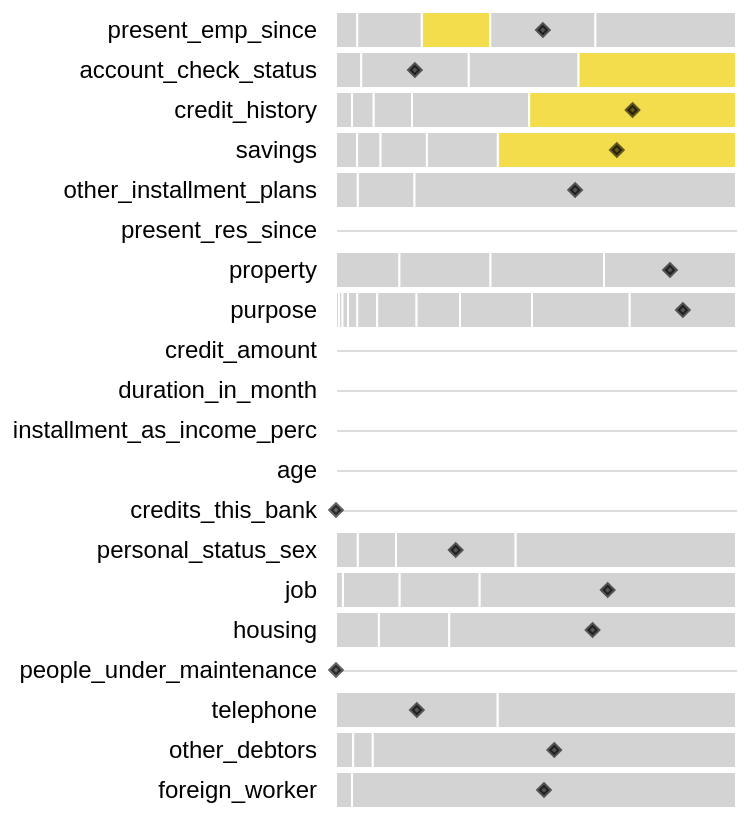

The cell this chart's notebook holds for it:
### Code cell
#qui da per scontato che ci sia per forza almeno un valore categorico e uno numerico nel dataset e se non è così si schianta
def dot_on_categories(dataframe,sort_by_rules=True):
    base =alt.Chart(
        dataframe
    ).transform_stack(
        stack='count',
        as_=['count_start','count_end'],
        groupby=['rname'],
        sort=[alt.SortField('count', 'ascending')]
    ).transform_calculate(
        midStack='(datum.count_start+datum.count_end)/2'
    )
    
    bar = base.mark_bar(stroke='white').encode(
        x='count_start:Q',
        x2='count_end:Q',
        y=alt.Y('rname:N',sort=["is_continuous", "feature_importance"]),
        detail='name:N',
        color=alt.condition('datum.is_continuous',alt.value("#f4dd4d"),alt.value('lightgrey')),
        tooltip=[alt.Tooltip('category')]
    )
    
    dot= base.mark_point(
        color='black',
        shape='diamond',
        fill='black',
        size=30
    ).encode(
        x='midStack:Q',
        y=alt.Y('rname:N',sort=["is_continuous", "feature_importance"]),
        detail='name:N',
        opacity=alt.condition('datum.inst==1',alt.value(0.6),alt.value(0))
    )

    return (bar+dot).properties(
        width=200,
    ).configure_axisX(
        disable=True
    ).configure_axisY(
        labelPadding=10,
        labelFontSize=12,
        domain=False,
        ticks=False,
        title=None
    ).configure_axis(
        grid=True
    ).configure_view(
        strokeWidth=0,
        stroke='lightgray'
    )
dot_on_categories(df_v)

### Figure 1 — Vega-Lite specification as saved in the notebook (floating-point values rounded to 4 significant figures)
{"config": {"view": {"continuousWidth": 300, "continuousHeight": 300, "stroke": "lightgray", "strokeWidth": 0}, "axis": {"grid": true}, "axisX": {"disable": true}, "axisY": {"domain": false, "labelFontSize": 12, "labelPadding": 10, "ticks": false, "title": null}}, "layer": [{"mark": {"type": "bar", "stroke": "white"}, "encoding": {"color": {"condition": {"test": "datum.is_continuous", "value": "#f4dd4d"}, "value": "lightgrey"}, "detail": {"field": "name", "type": "nominal"}, "tooltip": [{"field": "category", "type": "nominal"}], "x": {"field": "count_start", "type": "quantitative"}, "x2": {"field": "count_end"}, "y": {"field": "rname", "sort": ["is_continuous", "feature_importance"], "type": "nominal"}}, "transform": [{"groupby": ["rname"], "stack": "count", "sort": [{"field": "count", "order": "ascending"}], "as": ["count_start", "count_end"]}, {"calculate": "(datum.count_start+datum.count_end)/2", "as": "midStack"}]}, {"mark": {"type": "point", "color": "black", "fill": "black", "shape": "diamond", "size": 30}, "encoding": {"detail": {"field": "name", "type": "nominal"}, "opacity": {"condition": {"test": "datum.inst==1", "value": 0.6}, "value": 0}, "x": {"field": "midStack", "type": "quantitative"}, "y": {"field": "rname", "sort": ["is_continuous", "feature_importance"], "type": "nominal"}}, "transform": [{"groupby": ["rname"], "stack": "count", "sort": [{"field": "count", "order": "ascending"}], "as": ["count_start", "count_end"]}, {"calculate": "(datum.count_start+datum.count_end)/2", "as": "midStack"}]}], "data": {"name": "data-af59ddd11ce8da3bf68655ce2ff77dfd"}, "width": 200, "$schema": "https://vega.github.io/schema/vega-lite/v5.14.1.json", "datasets": {"data-af59ddd11ce8da3bf68655ce2ff77dfd": [{"type": "categorical", "name": "present_emp_since=... < 1 year ", "rname": "present_emp_since", "min": null, "max": null, "q1": null, "median": null, "q3": null, "mean": null, "std": null, "feature_importance": 0.06048, "category": "... < 1 year ", "count": 120.0, "inst": 0, "op": ">", "thr": 0.1385, "is_continuous": true, "thr2": null}, {"type": "categorical", "name": "account_check_status=no checking account", "rname": "account_check_status", "min": null, "max": null, "q1": null, "median": null, "q3": null, "mean": null, "std": null, "feature_importance": -0.05974, "category": "no checking account", "count": 276.0, "inst": 0, "op": ">", "thr": 0.9635, "is_continuous": true, "thr2": null}, {"type": "categorical", "name": "credit_history=critical account/ other credits existing (not at this bank)", "rname": "credit_history", "min": null, "max": null, "q1": null, "median": null, "q3": null, "mean": null, "std": null, "feature_importance": -0.04423, "category": "critical account/ other credits existing (not at this bank)", "count": 205.0, "inst": 0, "op": null, "thr": null, "is_continuous": null, "thr2": null}, {"type": "categorical", "name": "savings=.. >= 1000 DM ", "rname": "savings", "min": null, "max": null, "q1": null, "median": null, "q3": null, "mean": null, "std": null, "feature_importance": -0.03739, "category": ".. >= 1000 DM ", "count": 37.0, "inst": 0, "op": null, "thr": null, "is_continuous": null, "thr2": null}, {"type": "categorical", "name": "other_installment_plans=none", "rname": "other_installment_plans", "min": null, "max": null, "q1": null, "median": null, "q3": null, "mean": null, "std": null, "feature_importance": 0.02607, "category": "none", "count": 563.0, "inst": 1, "op": null, "thr": null, "is_continuous": null, "thr2": null}, {"type": "numeric", "name": "present_res_since", "rname": "present_res_since", "min": 1.0, "max": 4.0, "q1": 2.0, "median": 2.0, "q3": 4.0, "mean": 2.82, "std": 1.097, "feature_importance": -0.02349, "category": null, "count": null, "inst": 4, "op": null, "thr": null, "is_continuous": null, "thr2": null}, {"type": "categorical", "name": "property=real estate", "rname": "property", "min": null, "max": null, "q1": null, "median": null, "q3": null, "mean": null, "std": null, "feature_importance": -0.02094, "category": "real estate", "count": 199.0, "inst": 0, "op": null, "thr": null, "is_continuous": null, "thr2": null}, {"type": "categorical", "name": "other_installment_plans=bank", "rname": "other_installment_plans", "min": null, "max": null, "q1": null, "median": null, "q3": null, "mean": null, "std": null, "feature_importance": -0.01955, "category": "bank", "count": 99.0, "inst": 0, "op": null, "thr": null, "is_continuous": null, "thr2": null}, {"type": "categorical", "name": "savings=... < 100 DM", "rname": "savings", "min": null, "max": null, "q1": null, "median": null, "q3": null, "mean": null, "std": null, "feature_importance": -0.01674, "category": "... < 100 DM", "count": 417.0, "inst": 1, "op": "<=", "thr": 0.1153, "is_continuous": true, "thr2": null}, {"type": "categorical", "name": "purpose=car (new)", "rname": "purpose", "min": null, "max": null, "q1": null, "median": null, "q3": null, "mean": null, "std": null, "feature_importance": -0.0133, "category": "car (new)", "count": 171.0, "inst": 0, "op": null, "thr": null, "is_continuous": null, "thr2": null}, {"type": "numeric", "name": "credit_amount", "rname": "credit_amount", "min": 338.0, "max": 15940.0, "q1": 1361.0, "median": 1361.0, "q3": 3974.0, "mean": 3201.0, "std": 2675.0, "feature_importance": -0.0112, "category": null, "count": null, "inst": 1967, "op": "<=", "thr": 8927.0, "is_continuous": true, "thr2": 338.0}, {"type": "categorical", "name": "account_check_status=< 0 DM", "rname": "account_check_status", "min": null, "max": null, "q1": null, "median": null, "q3": null, "mean": null, "std": null, "feature_importance": -0.01055, "category": "< 0 DM", "count": 192.0, "inst": 0, "op": null, "thr": null, "is_continuous": null, "thr2": null}, {"type": "categorical", "name": "purpose=radio/television", "rname": "purpose", "min": null, "max": null, "q1": null, "median": null, "q3": null, "mean": null, "std": null, "feature_importance": 0.0102, "category": "radio/television", "count": 126.0, "inst": 0, "op": null, "thr": null, "is_continuous": null, "thr2": null}, {"type": "numeric", "name": "duration_in_month", "rname": "duration_in_month", "min": 4.0, "max": 60.0, "q1": 12.0, "median": 12.0, "q3": 24.0, "mean": 20.77, "std": 11.96, "feature_importance": 0.009361, "category": null, "count": null, "inst": 24, "op": null, "thr": null, "is_continuous": null, "thr2": null}, {"type": "numeric", "name": "installment_as_income_perc", "rname": "installment_as_income_perc", "min": 1.0, "max": 4.0, "q1": 2.0, "median": 2.0, "q3": 4.0, "mean": 2.939, "std": 1.124, "feature_importance": 0.009277, "category": null, "count": null, "inst": 4, "op": null, "thr": null, "is_continuous": null, "thr2": null}, {"type": "categorical", "name": "account_check_status=0 <= ... < 200 DM", "rname": "account_check_status", "min": null, "max": null, "q1": null, "median": null, "q3": null, "mean": null, "std": null, "feature_importance": -0.008943, "category": "0 <= ... < 200 DM", "count": 188.0, "inst": 1, "op": null, "thr": null, "is_continuous": null, "thr2": null}, {"type": "categorical", "name": "property=if not A121/A122 : car or other, not in attribute 6", "rname": "property", "min": null, "max": null, "q1": null, "median": null, "q3": null, "mean": null, "std": null, "feature_importance": -0.007475, "category": "if not A121/A122 : car or other, not in attribute 6", "count": 231.0, "inst": 1, "op": null, "thr": null, "is_continuous": null, "thr2": null}, {"type": "numeric", "name": "age", "rname": "age", "min": 19.0, "max": 75.0, "q1": 27.0, "median": 27.0, "q3": 41.25, "mean": 35.47, "std": 10.95, "feature_importance": -0.00717, "category": null, "count": null, "inst": 20, "op": null, "thr": null, "is_continuous": null, "thr2": null}, {"type": "categorical", "name": "property=unknown / no property", "rname": "property", "min": null, "max": null, "q1": null, "median": null, "q3": null, "mean": null, "std": null, "feature_importance": -0.007158, "category": "unknown / no property", "count": 111.0, "inst": 0, "op": null, "thr": null, "is_continuous": null, "thr2": null}, {"type": "numeric", "name": "credits_this_bank", "rname": "credits_this_bank", "min": 1.0, "max": 4.0, "q1": 1.0, "median": 1.0, "q3": 2.0, "mean": 1.403, "std": 0.5564, "feature_importance": 0.006749, "category": null, "count": null, "inst": 1, "op": null, "thr": null, "is_continuous": null, "thr2": null}, {"type": "categorical", "name": "purpose=domestic appliances", "rname": "purpose", "min": null, "max": null, "q1": null, "median": null, "q3": null, "mean": null, "std": null, "feature_importance": 0.006458, "category": "domestic appliances", "count": 186.0, "inst": 1, "op": null, "thr": null, "is_continuous": null, "thr2": null}, {"type": "categorical", "name": "savings=unknown/ no savings account", "rname": "savings", "min": null, "max": null, "q1": null, "median": null, "q3": null, "mean": null, "std": null, "feature_importance": 0.00642, "category": "unknown/ no savings account", "count": 124.0, "inst": 0, "op": null, "thr": null, "is_continuous": null, "thr2": null}, {"type": "categorical", "name": "other_installment_plans=stores", "rname": "other_installment_plans", "min": null, "max": null, "q1": null, "median": null, "q3": null, "mean": null, "std": null, "feature_importance": 0.006285, "category": "stores", "count": 38.0, "inst": 0, "op": null, "thr": null, "is_continuous": null, "thr2": null}, {"type": "categorical", "name": "personal_status_sex=male : single", "rname": "personal_status_sex", "min": null, "max": null, "q1": null, "median": null, "q3": null, "mean": null, "std": null, "feature_importance": -0.006018, "category": "male : single", "count": 386.0, "inst": 0, "op": null, "thr": null, "is_continuous": null, "thr2": null}, {"type": "categorical", "name": "credit_history=all credits at this bank paid back duly", "rname": "credit_history", "min": null, "max": null, "q1": null, "median": null, "q3": null, "mean": null, "std": null, "feature_importance": -0.00601, "category": "all credits at this bank paid back duly", "count": 38.0, "inst": 0, "op": null, "thr": null, "is_continuous": null, "thr2": null}, {"type": "categorical", "name": "job=skilled employee / official", "rname": "job", "min": null, "max": null, "q1": null, "median": null, "q3": null, "mean": null, "std": null, "feature_importance": 0.00595, "category": "skilled employee / official", "count": 449.0, "inst": 1, "op": null, "thr": null, "is_continuous": null, "thr2": null}, {"type": "categorical", "name": "housing=own", "rname": "housing", "min": null, "max": null, "q1": null, "median": null, "q3": null, "mean": null, "std": null, "feature_importance": -0.005832, "category": "own", "count": 502.0, "inst": 1, "op": null, "thr": null, "is_continuous": null, "thr2": null}, {"type": "categorical", "name": "purpose=(vacation - does not exist?)", "rname": "purpose", "min": null, "max": null, "q1": null, "median": null, "q3": null, "mean": null, "std": null, "feature_importance": -0.005346, "category": "(vacation - does not exist?)", "count": 35.0, "inst": 0, "op": null, "thr": null, "is_continuous": null, "thr2": null}, {"type": "categorical", "name": "present_emp_since=4 <= ... < 7 years", "rname": "present_emp_since", "min": null, "max": null, "q1": null, "median": null, "q3": null, "mean": null, "std": null, "feature_importance": 0.004704, "category": "4 <= ... < 7 years", "count": 113.0, "inst": 0, "op": null, "thr": null, "is_continuous": null, "thr2": null}, {"type": "categorical", "name": "savings=500 <= ... < 1000 DM ", "rname": "savings", "min": null, "max": null, "q1": null, "median": null, "q3": null, "mean": null, "std": null, "feature_importance": -0.004332, "category": "500 <= ... < 1000 DM ", "count": 41.0, "inst": 0, "op": null, "thr": null, "is_continuous": null, "thr2": null}, {"type": "categorical", "name": "present_emp_since=.. >= 7 years", "rname": "present_emp_since", "min": null, "max": null, "q1": null, "median": null, "q3": null, "mean": null, "std": null, "feature_importance": -0.0042, "category": ".. >= 7 years", "count": 184.0, "inst": 1, "op": null, "thr": null, "is_continuous": null, "thr2": null}, {"type": "categorical", "name": "personal_status_sex=female : divorced/separated/married", "rname": "personal_status_sex", "min": null, "max": null, "q1": null, "median": null, "q3": null, "mean": null, "std": null, "feature_importance": -0.003603, "category": "female : divorced/separated/married", "count": 209.0, "inst": 1, "op": null, "thr": null, "is_continuous": null, "thr2": null}, {"type": "categorical", "name": "housing=rent", "rname": "housing", "min": null, "max": null, "q1": null, "median": null, "q3": null, "mean": null, "std": null, "feature_importance": -0.003469, "category": "rent", "count": 123.0, "inst": 0, "op": null, "thr": null, "is_continuous": null, "thr2": null}, {"type": "categorical", "name": "credit_history=no credits taken/ all credits paid back duly", "rname": "credit_history", "min": null, "max": null, "q1": null, "median": null, "q3": null, "mean": null, "std": null, "feature_importance": -0.003352, "category": "no credits taken/ all credits paid back duly", "count": 28.0, "inst": 0, "op": null, "thr": null, "is_continuous": null, "thr2": null}, {"type": "categorical", "name": "personal_status_sex=male : married/widowed", "rname": "personal_status_sex", "min": null, "max": null, "q1": null, "median": null, "q3": null, "mean": null, "std": null, "feature_importance": -0.002606, "category": "male : married/widowed", "count": 67.0, "inst": 0, "op": null, "thr": null, "is_continuous": null, "thr2": null}, {"type": "categorical", "name": "personal_status_sex=male : divorced/separated", "rname": "personal_status_sex", "min": null, "max": null, "q1": null, "median": null, "q3": null, "mean": null, "std": null, "feature_importance": -0.002574, "category": "male : divorced/separated", "count": 38.0, "inst": 0, "op": null, "thr": null, "is_continuous": null, "thr2": null}, {"type": "categorical", "name": "present_emp_since=1 <= ... < 4 years", "rname": "present_emp_since", "min": null, "max": null, "q1": null, "median": null, "q3": null, "mean": null, "std": null, "feature_importance": -0.00253, "category": "1 <= ... < 4 years", "count": 246.0, "inst": 0, "op": null, "thr": null, "is_continuous": null, "thr2": null}, {"type": "categorical", "name": "property=if not A121 : building society savings agreement/ life insurance", "rname": "property", "min": null, "max": null, "q1": null, "median": null, "q3": null, "mean": null, "std": null, "feature_importance": -0.00243, "category": "if not A121 : building society savings agreement/ life insurance", "count": 159.0, "inst": 0, "op": null, "thr": null, "is_continuous": null, "thr2": null}, {"type": "categorical", "name": "job=unskilled - resident", "rname": "job", "min": null, "max": null, "q1": null, "median": null, "q3": null, "mean": null, "std": null, "feature_importance": -0.00215, "category": "unskilled - resident", "count": 140.0, "inst": 0, "op": null, "thr": null, "is_continuous": null, "thr2": null}, {"type": "categorical", "name": "job=management/ self-employed/ highly qualified employee/ officer", "rname": "job", "min": null, "max": null, "q1": null, "median": null, "q3": null, "mean": null, "std": null, "feature_importance": -0.002072, "category": "management/ self-employed/ highly qualified employee/ officer", "count": 99.0, "inst": 0, "op": null, "thr": null, "is_continuous": null, "thr2": null}, {"type": "numeric", "name": "people_under_maintenance", "rname": "people_under_maintenance", "min": 1.0, "max": 2.0, "q1": 1.0, "median": 1.0, "q3": 1.0, "mean": 1.159, "std": 0.3655, "feature_importance": -0.001628, "category": null, "count": null, "inst": 1, "op": null, "thr": null, "is_continuous": null, "thr2": null}, {"type": "categorical", "name": "purpose=business", "rname": "purpose", "min": null, "max": null, "q1": null, "median": null, "q3": null, "mean": null, "std": null, "feature_importance": -0.001598, "category": "business", "count": 69.0, "inst": 0, "op": null, "thr": null, "is_continuous": null, "thr2": null}, {"type": "categorical", "name": "telephone=yes, registered under the customers name ", "rname": "telephone", "min": null, "max": null, "q1": null, "median": null, "q3": null, "mean": null, "std": null, "feature_importance": -0.001515, "category": "yes, registered under the customers name ", "count": 283.0, "inst": 1, "op": null, "thr": null, "is_continuous": null, "thr2": null}, {"type": "categorical", "name": "other_debtors=co-applicant", "rname": "other_debtors", "min": null, "max": null, "q1": null, "median": null, "q3": null, "mean": null, "std": null, "feature_importance": -0.00127, "category": "co-applicant", "count": 30.0, "inst": 0, "op": null, "thr": null, "is_continuous": null, "thr2": null}, {"type": "categorical", "name": "account_check_status=>= 200 DM / salary assignments for at least 1 year", "rname": "account_check_status", "min": null, "max": null, "q1": null, "median": null, "q3": null, "mean": null, "std": null, "feature_importance": -0.001189, "category": ">= 200 DM / salary assignments for at least 1 year", "count": 44.0, "inst": 0, "op": null, "thr": null, "is_continuous": null, "thr2": null}, {"type": "categorical", "name": "present_emp_since=unemployed", "rname": "present_emp_since", "min": null, "max": null, "q1": null, "median": null, "q3": null, "mean": null, "std": null, "feature_importance": -0.001089, "category": "unemployed", "count": 37.0, "inst": 0, "op": null, "thr": null, "is_continuous": null, "thr2": null}, {"type": "categorical", "name": "credit_history=delay in paying off in the past", "rname": "credit_history", "min": null, "max": null, "q1": null, "median": null, "q3": null, "mean": null, "std": null, "feature_importance": -0.0008232, "category": "delay in paying off in the past", "count": 67.0, "inst": 0, "op": null, "thr": null, "is_continuous": null, "thr2": null}, {"type": "categorical", "name": "foreign_worker=yes", "rname": "foreign_worker", "min": null, "max": null, "q1": null, "median": null, "q3": null, "mean": null, "std": null, "feature_importance": 0.0006219, "category": "yes", "count": 672.0, "inst": 1, "op": null, "thr": null, "is_continuous": null, "thr2": null}, {"type": "categorical", "name": "job=unemployed/ unskilled - non-resident", "rname": "job", "min": null, "max": null, "q1": null, "median": null, "q3": null, "mean": null, "std": null, "feature_importance": -0.0005959, "category": "unemployed/ unskilled - non-resident", "count": 12.0, "inst": 0, "op": null, "thr": null, "is_continuous": null, "thr2": null}, {"type": "categorical", "name": "other_debtors=none", "rname": "other_debtors", "min": null, "max": null, "q1": null, "median": null, "q3": null, "mean": null, "std": null, "feature_importance": 0.0005391, "category": "none", "count": 636.0, "inst": 1, "op": null, "thr": null, "is_continuous": null, "thr2": null}, {"type": "categorical", "name": "foreign_worker=no", "rname": "foreign_worker", "min": null, "max": null, "q1": null, "median": null, "q3": null, "mean": null, "std": null, "feature_importance": 0.0003964, "category": "no", "count": 28.0, "inst": 0, "op": null, "thr": null, "is_continuous": null, "thr2": null}, {"type": "categorical", "name": "purpose=car (used)", "rname": "purpose", "min": null, "max": null, "q1": null, "median": null, "q3": null, "mean": null, "std": null, "feature_importance": 0.0003373, "category": "car (used)", "count": 76.0, "inst": 0, "op": null, "thr": null, "is_continuous": null, "thr2": null}, {"type": "categorical", "name": "savings=100 <= ... < 500 DM", "rname": "savings", "min": null, "max": null, "q1": null, "median": null, "q3": null, "mean": null, "std": null, "feature_importance": 0.0002713, "category": "100 <= ... < 500 DM", "count": 81.0, "inst": 0, "op": null, "thr": null, "is_continuous": null, "thr2": null}, {"type": "categorical", "name": "telephone=none", "rname": "telephone", "min": null, "max": null, "q1": null, "median": null, "q3": null, "mean": null, "std": null, "feature_importance": -0.0002616, "category": "none", "count": 417.0, "inst": 0, "op": null, "thr": null, "is_continuous": null, "thr2": null}, {"type": "categorical", "name": "purpose=education", "rname": "purpose", "min": null, "max": null, "q1": null, "median": null, "q3": null, "mean": null, "std": null, "feature_importance": 0.000193, "category": "education", "count": 16.0, "inst": 0, "op": null, "thr": null, "is_continuous": null, "thr2": null}, {"type": "categorical", "name": "other_debtors=guarantor", "rname": "other_debtors", "min": null, "max": null, "q1": null, "median": null, "q3": null, "mean": null, "std": null, "feature_importance": 0.000129, "category": "guarantor", "count": 34.0, "inst": 0, "op": null, "thr": null, "is_continuous": null, "thr2": null}, {"type": "categorical", "name": "purpose=repairs", "rname": "purpose", "min": null, "max": null, "q1": null, "median": null, "q3": null, "mean": null, "std": null, "feature_importance": 9.141e-05, "category": "repairs", "count": 10.0, "inst": 0, "op": null, "thr": null, "is_continuous": null, "thr2": null}, {"type": "categorical", "name": "housing=for free", "rname": "housing", "min": null, "max": null, "q1": null, "median": null, "q3": null, "mean": null, "std": null, "feature_importance": -5.634e-05, "category": "for free", "count": 75.0, "inst": 0, "op": null, "thr": null, "is_continuous": null, "thr2": null}, {"type": "categorical", "name": "credit_history=existing credits paid back duly till now", "rname": "credit_history", "min": null, "max": null, "q1": null, "median": null, "q3": null, "mean": null, "std": null, "feature_importance": 5.291e-05, "category": "existing credits paid back duly till now", "count": 362.0, "inst": 1, "op": "<=", "thr": 0.5, "is_continuous": true, "thr2": null}, {"type": "categorical", "name": "purpose=furniture/equipment", "rname": "purpose", "min": null, "max": null, "q1": null, "median": null, "q3": null, "mean": null, "std": null, "feature_importance": 3.433e-05, "category": "furniture/equipment", "count": 6.0, "inst": 0, "op": null, "thr": null, "is_continuous": null, "thr2": null}, {"type": "categorical", "name": "purpose=retraining", "rname": "purpose", "min": null, "max": null, "q1": null, "median": null, "q3": null, "mean": null, "std": null, "feature_importance": 1.882e-05, "category": "retraining", "count": 5.0, "inst": 0, "op": null, "thr": null, "is_continuous": null, "thr2": null}]}}
